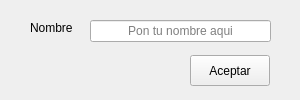
<?xml version="1.0" encoding="UTF-8"?>
<ui version="4.0">
 <class>MainWindow</class>
 <widget class="QMainWindow" name="MainWindow">
  <property name="geometry">
   <rect>
    <x>0</x>
    <y>0</y>
    <width>300</width>
    <height>100</height>
   </rect>
  </property>
  <property name="minimumSize">
   <size>
    <width>300</width>
    <height>100</height>
   </size>
  </property>
  <property name="maximumSize">
   <size>
    <width>300</width>
    <height>100</height>
   </size>
  </property>
  <property name="windowTitle">
   <string>Mi Ventana</string>
  </property>
  <widget class="QWidget" name="centralwidget">
   <widget class="QLabel" name="label">
    <property name="geometry">
     <rect>
      <x>30</x>
      <y>20</y>
      <width>58</width>
      <height>16</height>
     </rect>
    </property>
    <property name="text">
     <string>Nombre</string>
    </property>
   </widget>
   <widget class="QLineEdit" name="editNombre">
    <property name="geometry">
     <rect>
      <x>90</x>
      <y>20</y>
      <width>181</width>
      <height>22</height>
     </rect>
    </property>
    <property name="maxLength">
     <number>20</number>
    </property>
    <property name="alignment">
     <set>Qt::AlignCenter</set>
    </property>
    <property name="placeholderText">
     <string>Pon tu nombre aqui</string>
    </property>
   </widget>
   <widget class="QPushButton" name="btnAceptar">
    <property name="geometry">
     <rect>
      <x>190</x>
      <y>55</y>
      <width>80</width>
      <height>31</height>
     </rect>
    </property>
    <property name="text">
     <string>Aceptar</string>
    </property>
   </widget>
  </widget>
 </widget>
 <resources/>
 <connections/>
</ui>
